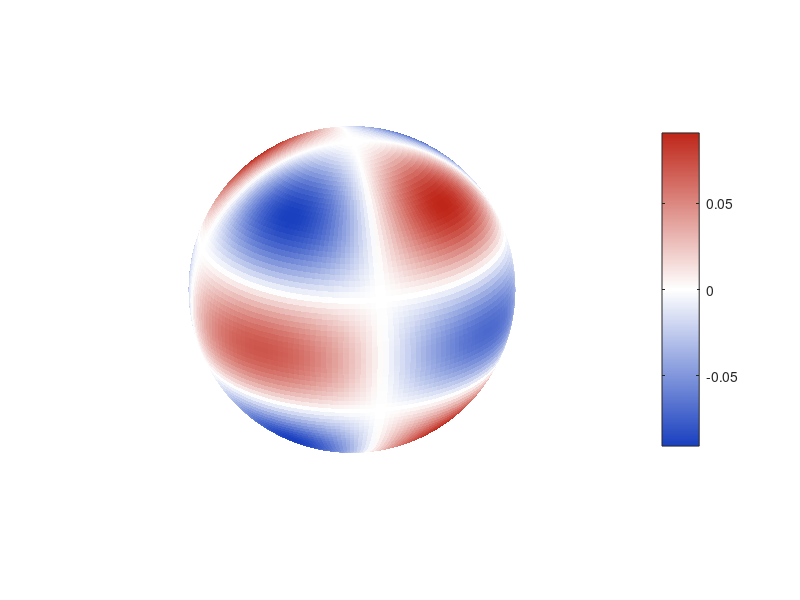
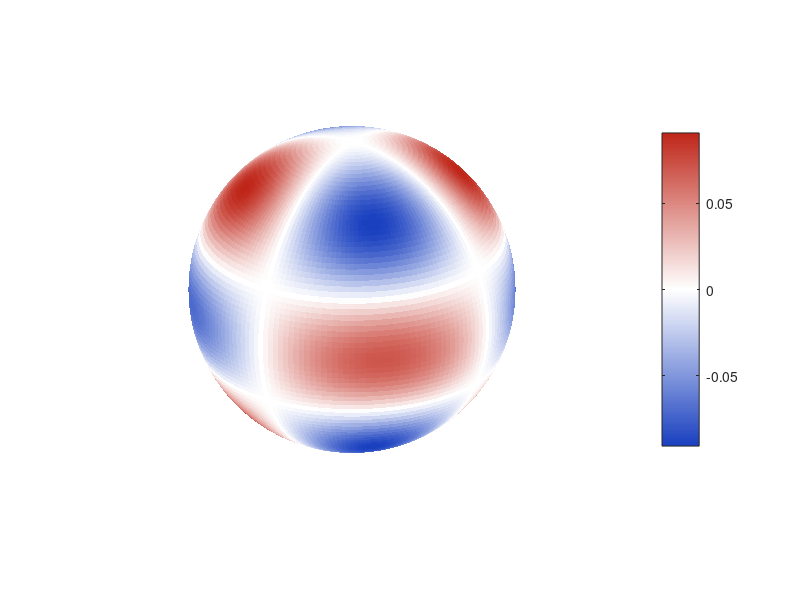
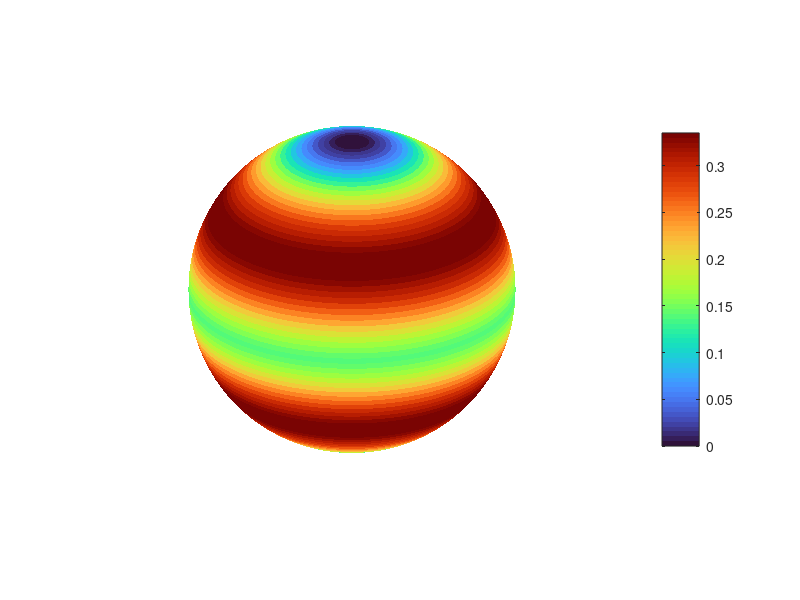

Write MATLAB code to recreate these figures, in order.
clear; close all; clc

% Figure 1 in the paper: k = 4, n = 2

theta = linspace(0,2*pi,181);
phi   = linspace(0,pi,91);
[theta,phi] = meshgrid(theta,phi);

x = sin(phi).*cos(theta);
y = sin(phi).*sin(theta);
z = cos(phi);

% H_4^{cos,2} and H_4^{sin,2}
% P_2^{(2,2)}(t) = 7t^2 - 1

A = sin(phi).^2 .* (7*cos(phi).^2 - 1) /(8*sqrt(pi));

Hcos = A.*cos(2*theta);
Hsin = A.*sin(2*theta);

% |F_3^2| from the explicit formula for the raw monogenic

Fnorm = sin(phi).^2 .* sqrt(1 + 35*cos(phi).^2) /(4*sqrt(pi));

% Blue-white-red colour map for the signed harmonic modes

t = linspace(0,1,128)';
blue  = [0.10 0.25 0.75];
white = [1 1 1];
red   = [0.75 0.15 0.10];

cmap = [blue.*(1-t) + white.*t;
        white.*(1-t) + red.*t];

M = max(abs([Hcos(:); Hsin(:)]));

% H_4^{cos,2}

figure('Color','w','Position',[100 100 500 420])
surf(x,y,z,Hcos,'EdgeColor','none')
axis equal off
view(35,25)
caxis([-M M])
colormap(cmap)
colorbar
exportgraphics(gcf,'construction_cos_k4_n2.png','Resolution',300)

% H_4^{sin,2}

figure('Color','w','Position',[100 100 500 420])
surf(x,y,z,Hsin,'EdgeColor','none')
axis equal off
view(35,25)
caxis([-M M])
colormap(cmap)
colorbar
exportgraphics(gcf,'construction_sin_k4_n2.png','Resolution',300)

% |F_3^2|

figure('Color','w','Position',[100 100 500 420])
surf(x,y,z,Fnorm,'EdgeColor','none')
axis equal off
view(35,25)
colormap(turbo)
colorbar
exportgraphics(gcf,'construction_norm_k4_n2.png','Resolution',300)
